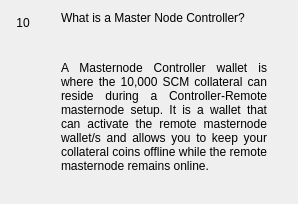
                  <widget class="QWidget" name="widgetFaq10" native="true">
                   <layout class="QHBoxLayout" name="horizontalpage_10" stretch="0,1">
                    <item alignment="Qt::AlignTop">
                     <widget class="QLabel" name="labelNumber10">
                      <property name="minimumSize">
                       <size>
                        <width>24</width>
                        <height>24</height>
                       </size>
                      </property>
                      <property name="maximumSize">
                       <size>
                        <width>16777215</width>
                        <height>24</height>
                       </size>
                      </property>
                      <property name="text">
                       <string>10</string>
                      </property>
                      <property name="alignment">
                       <set>Qt::AlignCenter</set>
                      </property>
                     </widget>
                    </item>
                    <item>
                     <layout class="QVBoxLayout" name="verticalLayoutpage_10">
                      <property name="leftMargin">
                       <number>20</number>
                      </property>
                      <property name="rightMargin">
                       <number>20</number>
                      </property>
                      <item>
                       <widget class="QLabel" name="labelSubtitle10">
                        <property name="text">
                         <string>What is a Master Node Controller?</string>
                        </property>
                        <property name="wordWrap">
                         <bool>true</bool>
                        </property>
                       </widget>
                      </item>
                      <item>
                       <spacer name="verticalSpacer_100">
                        <property name="orientation">
                         <enum>Qt::Vertical</enum>
                        </property>
                        <property name="sizeType">
                         <enum>QSizePolicy::Fixed</enum>
                        </property>
                        <property name="sizeHint" stdset="0">
                         <size>
                          <width>20</width>
                          <height>30</height>
                         </size>
                        </property>
                       </spacer>
                      </item>
                      <item>
                       <widget class="QLabel" name="labelContent10">
                        <property name="text">
                         <string>&lt;html&gt;&lt;head/&gt;&lt;body&gt;&lt;p align=&quot;justify&quot;&gt;A Masternode Controller wallet is where the 10,000 SCM collateral can reside during a Controller-Remote masternode setup. It is a wallet that can activate the remote masternode wallet/s and allows you to keep your collateral coins offline while the remote masternode remains online. &lt;/p&gt;&lt;/body&gt;&lt;/html&gt;</string>
                        </property>
                        <property name="alignment">
                         <set>Qt::AlignLeading|Qt::AlignLeft|Qt::AlignTop</set>
                        </property>
                        <property name="wordWrap">
                         <bool>true</bool>
                        </property>
                       </widget>
                      </item>
                      <item>
                       <spacer name="verticalSpacer_92">
                        <property name="orientation">
                         <enum>Qt::Vertical</enum>
                        </property>
                        <property name="sizeHint" stdset="0">
                         <size>
                          <width>20</width>
                          <height>20</height>
                         </size>
                        </property>
                       </spacer>
                      </item>
                     </layout>
                    </item>
                   </layout>
                  </widget>
